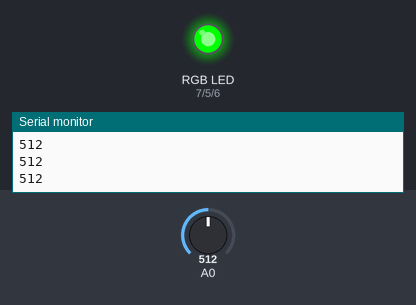
A sketch run on a simulated Arduino Uno, built with avr-gcc and run on an emulated ATmega328P. Shown: an RGB LED mixed from three pins (HIGH = lit), the last lines printed to the serial monitor. The test bench sets the inputs (shaded band); at power-on: A0 = 512.

Above: at 1.2 s.
1.3 s: A0 set to 11
2.8 s: A0 set to 8
At 4.0 s:
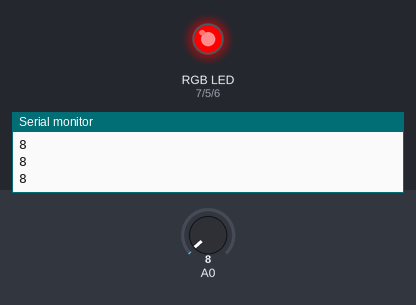
4.3 s: A0 set to 122
At 5.3 s:
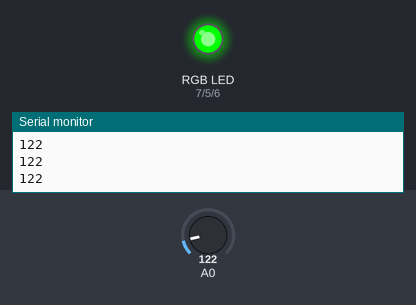
5.8 s: A0 set to 0
At 6.4 s:
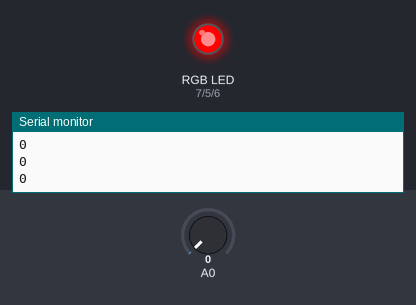
Timing chart, 0 to 8.3 s (numbered marks = the images above; inputs shaded):
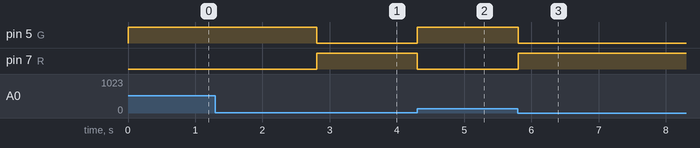

Measured:
- the behaviour switches between 10 and 9 on A0 (found by bisection; images 0 and 1)
- after the input at 2.8 s, pin 5 (G): HIGH → LOW at once; pin 7 (R): LOW → HIGH at once
- after the input at 4.3 s, pin 5 (G): LOW → HIGH at once; pin 7 (R): HIGH → LOW at once
- after the input at 5.8 s, pin 5 (G): HIGH → LOW at once; pin 7 (R): LOW → HIGH at once

The sketch:

RGB_LED.ino
```cpp
int R = 7;
int B = 6;
int G = 5;
int t = 1000;
void setup() {
  Serial.begin(9600);
  pinMode(R,OUTPUT);
  pinMode(B,OUTPUT);
  pinMode(G,OUTPUT);
}

void loop() {
 int sensorValue = analogRead(A0); // read the input on analog pin 0
 Serial.println(sensorValue);
 if(sensorValue<10){
  light(0,255,255);
 }
 else
  light(255,0,255);
 /*light(0,255,255);
 delay(t);
 light(255,0,255);
 delay(t);
 light(255,255,0);
 delay(t);
 light(0,0,0);
 delay(t);*/
}
void closelight(){
  analogWrite(R,0);
  analogWrite(G,0);
  analogWrite(B,0);
}
void light(int r,int g,int b){ // RGB
  analogWrite(R,255-r);
  analogWrite(G,255-g);
  analogWrite(B,255-b);
}
```
